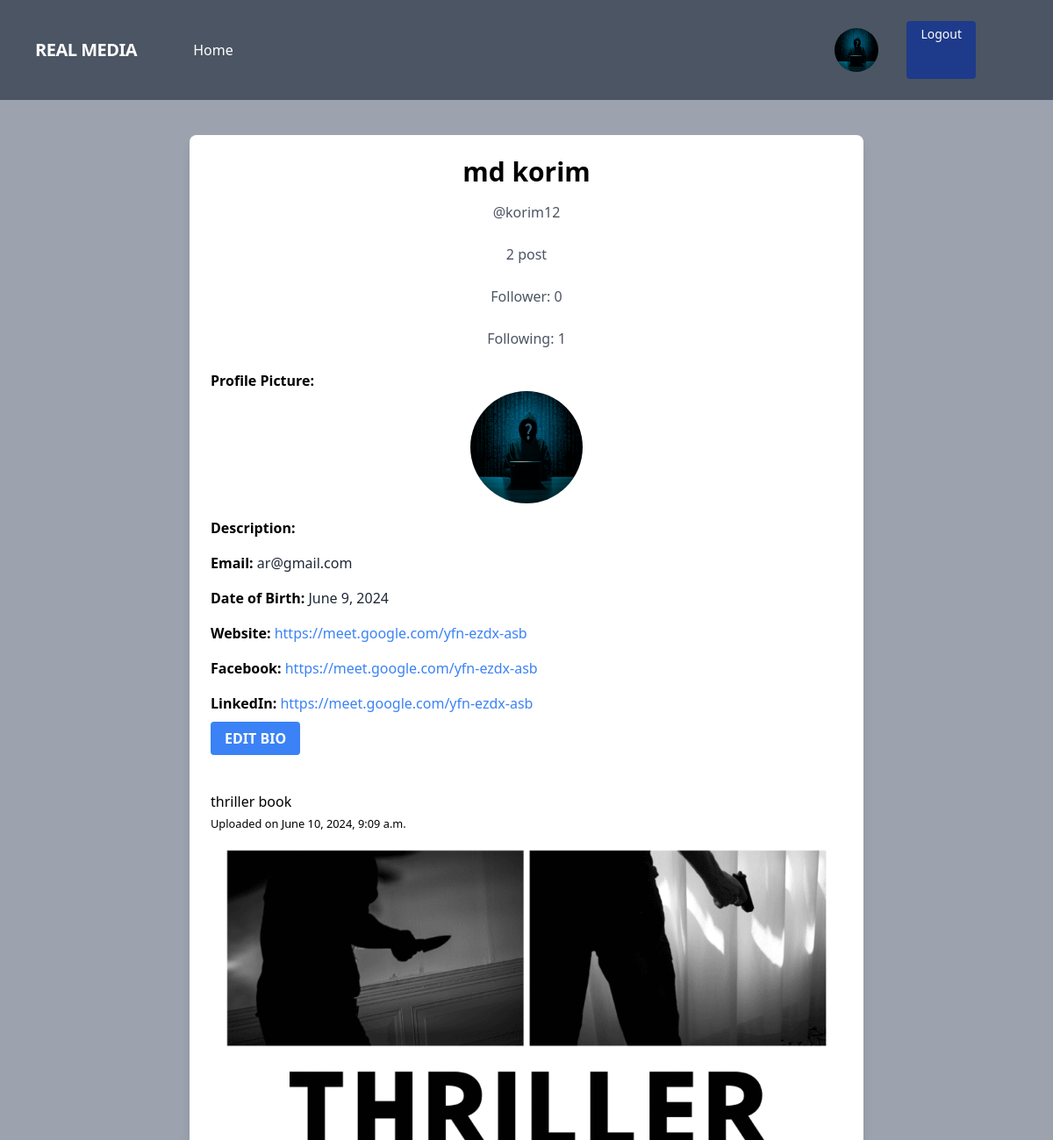
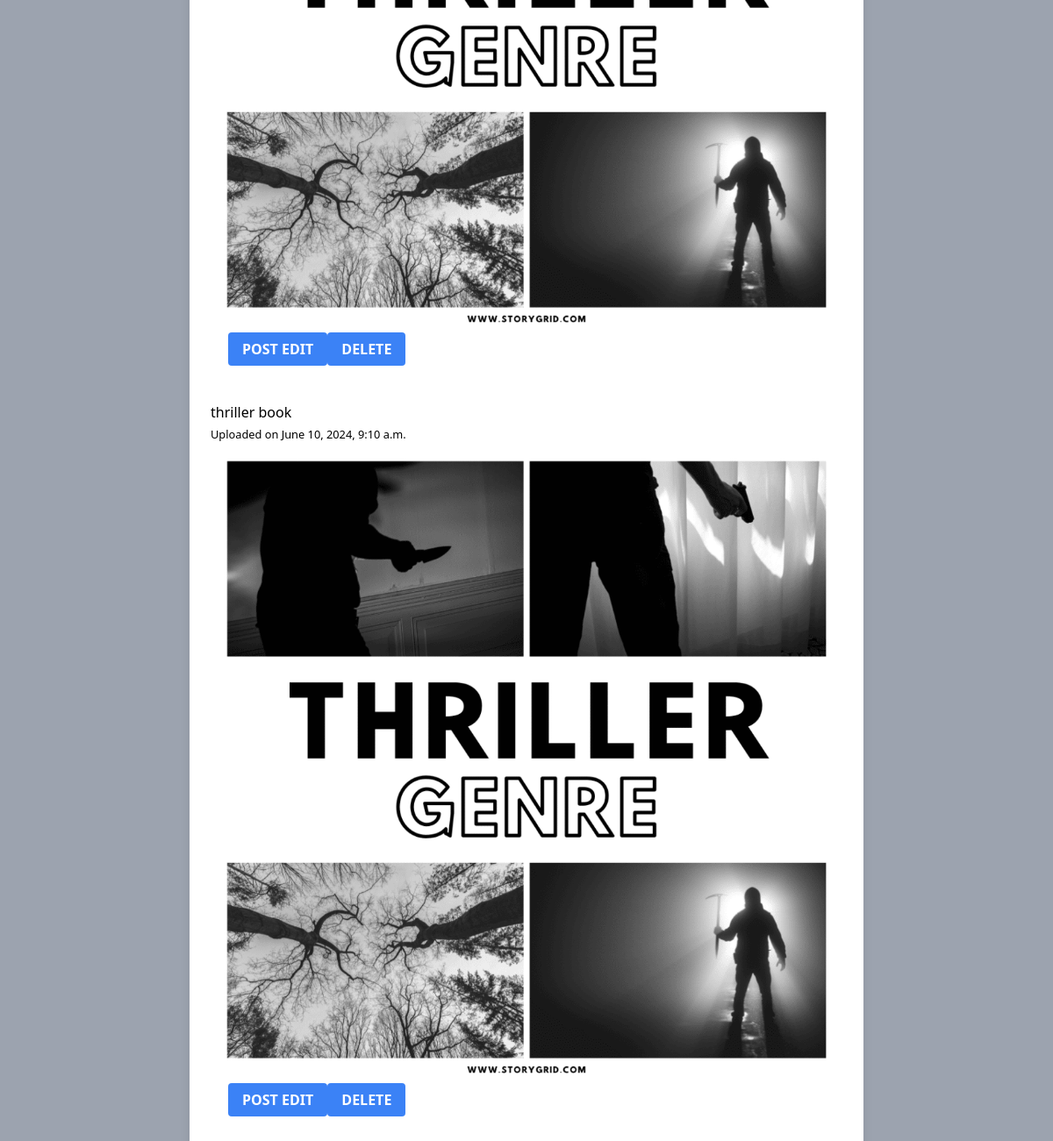
/accounts/profile/ (signed in), run on the app's committed database (2 pictures, top to bottom).
### accounts/models.py (models this page shows, shortened)
class UserProfile(models.Model):
    user = models.OneToOneField(User,on_delete=models.CASCADE,related_name="account")
    image = models.ImageField(upload_to="accounts/media/uploads/",blank=True,null=True)
    description =models.TextField(blank=True,null=True)
    date_of_birth= models.DateField(blank=True,null=True)
    website = models.URLField(blank=True,null=True)
    facebook = models.URLField(blank=True,null=True)
    linkedin = models.URLField(blank=True,null=True)

### posts/models.py (models this page shows)
class Posts(models.Model):
    user = models.ForeignKey(User,on_delete=models.CASCADE,related_name="post")
    image = models.ImageField(upload_to="posts/media/uploads/",blank=True,null=True)
    title = models.CharField(max_length=200)
    upload_date = models.DateTimeField(auto_now_add=True)
    update_date =models.DateTimeField(auto_now= True)
    class Meta:
        ordering = ['upload_date',]

### accounts/views.py (the view)
# urls.py: path('profile/', ProfileView.as_view(), name='profile'),
class ProfileView(LoginRequiredMixin,DetailView):
    model = UserProfile
    template_name = "accounts/profile.html"
    context_object_name = 'user_profile'
    def get_object(self, queryset=None):
        user = self.request.user
        profile, created = UserProfile.objects.get_or_create(user=user)
        return profile

### accounts/templates/accounts/profile.html (shortened to what this page needs)
{% extends "cores/base.html" %}
{% block body %}
<div class="max-w-3xl mx-auto mt-10 bg-white p-6 rounded-lg shadow-lg">
  <h1 class="text-3xl font-bold text-center mb-4">{{ user_profile.user.first_name }} {{ user_profile.user.last_name }}</h1>
  <p class="text-center text-gray-600 mb-6">@{{ user_profile.user.username }}</p>
  <p class="text-center text-gray-600 mb-6">{{ user_profile.user.post.count }} post</p>
  <p class="text-center text-gray-600 mb-6">Follower: {{ user_profile.user.follower.count }}</p>
  <p class="text-center text-gray-600 mb-6">Following: {{ user_profile.user.following.count }}</p>
  <div class="space-y-4">
    {% if user_profile.image %}
        <div>
            <p><strong>Profile Picture:</strong></p>
            <img src="{{ user_profile.image.url }}" alt="Profile Picture" class="rounded-full w-32 h-32 mx-auto">
        </div>
    {% else %}
        <p><strong>Profile Picture:</strong> No picture uploaded.</p>
    {% endif %}
      <p><strong>Description:</strong> </p>
      <p><strong>Email:</strong> <span class="text-gray-800">{{ user_profile.user.email }}</span></p>
      <p><strong>Date of Birth:</strong> <span class="text-gray-800">{{ user_profile.date_of_birth }}</span></p>
      <p><strong>Website:</strong> <a href="{{ user_profile.website }}" class="text-blue-500 hover:underline">{{ user_profile.website }}</a></p>
      <p><strong>Facebook:</strong> <a href="{{ user_profile.facebook }}" class="text-blue-500 hover:underline">{{ user_profile.facebook }}</a></p>
      <p><strong>LinkedIn:</strong> <a href="{{ user_profile.linkedin }}" class="text-blue-500 hover:underline">{{ user_profile.linkedin }}</a></p>
      <p><a href="{% url 'edit_bio' %}" class="bg-blue-500 hover:bg-blue-700 text-white font-bold py-2 px-4 rounded focus:outline-none focus:shadow-outline">EDIT BIO</a></p>
  </div>
  <br>
  <br>
  <div class="row">
    {% for post in user_profile.user.post.all %}
    <div class="col-md-4">
        <div class="card mb-4">
          <div class="card-body">
              <h5 class="card-title">{{ post.title }}</h5>
              <p class="card-text"><small class="text-muted">Uploaded on {{ post.upload_date }}</small></p>
          </div>
            {% if post.image %}
            <img src="{{ post.image.url }}" class="card-img-top" alt="{{ post.title }}" style="width: 100%; height: 50%;">
            {% endif %}
        </div>
        <div class="flex mx-5">
          <p><a href="" class="bg-blue-500 hover:bg-blue-700 text-white font-bold py-2 px-4 rounded focus:outline-none focus:shadow-outline">POST EDIT</a></p>
          <p><a href="" class="bg-blue-500  hover:bg-blue-700 text-white font-bold py-2 px-4 rounded focus:outline-none focus:shadow-outline">DELETE</a></p>
        </div>
    </div>
    <br>
    <br>
    {% endfor %}
</div>
</div>
{% endblock %}

### cores/templates/cores/base.html (shortened to what this page needs)
<!DOCTYPE html>
{% load static%}
<html lang="en">
<head>
    <link href="https://unpkg.com/tailwindcss@2.0.1/dist/tailwind.min.css" rel="stylesheet">
</head>
<body class ="bg-gray-400">
    {% include "cores/navbar.html" %}
    <div>
        {%block body%}
        {%endblock%}
    </div>
</body>
</html>

### cores/templates/cores/navbar.html (shortened to what this page needs)
{% load static %}
<nav class="flex items-center justify-between flex-wrap bg-gray-600 p-6 px-10">
    <div class="flex items-center flex-shrink-0 text-white mr-6">
        <span class="font-semibold text-xl tracking-tight text-white-900"><a href="/">REAL MEDIA</a></span>
    </div>
    <div class="w-full block flex-grow lg:flex lg:items-center lg:w-auto px-10">
        <a href="{% url 'home' %}" class="block mt-4 lg:inline-block lg:mt-0 text-white hover:text-red-900 hover:font-black mr-4">
            Home
        </a>
        {% if request.user.is_authenticated %}
            <div class="flex w-auto">
                {% if request.user.account.image %}
                    <a href="{% url 'profile' %}" class="mx-2 inline-block font-medium text-sm px-4 py-2 leading-none  rounded text-white border-white hover:border-transparent hover:text-dark hover:bg-red-700 mt-4 lg:mt-0">
                        <img src="{{ request.user.account.image.url }}" alt="User Image" style="height: 50px; width: 50px; border-radius: 50px;">
                    </a>
                {% endif %}
                <a href="{% url 'logout' %}" class="mx-2 inline-block font-medium text-sm px-4 py-2 leading-none bg-blue-900 rounded text-white border-white hover:border-transparent hover:text-dark hover:bg-red-700 mt-4 lg:mt-0">Logout</a>
            </div>
        {% endif %}
    </div>
</nav>

### data on the page
UserProfile: user.first_name "md", user.last_name "korim", user.username "korim12", user.post.count "2", user.follower.count "0", user.following.count "1", image (picture), user.email "ar@gmail.com", date_of_birth "June 9, 2024", website "https://meet.google.com/yfn-ezdx-asb", facebook "https://meet.google.com/yfn-ezdx-asb", linkedin "https://meet.google.com/yfn-ezdx-asb"
Posts: title "thriller book", upload_date "June 10, 2024, 9:09 a.m.", image (picture)
Posts: title "thriller book", upload_date "June 10, 2024, 9:10 a.m.", image (picture)
